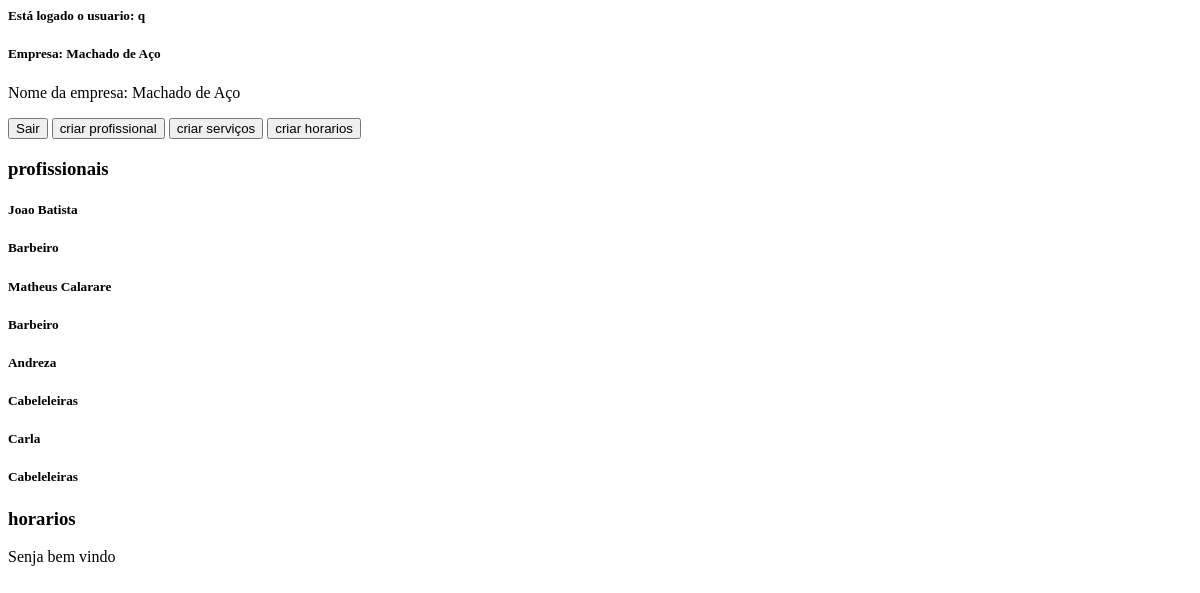
The page /perfil/ (signed in) on the database as committed earlier.
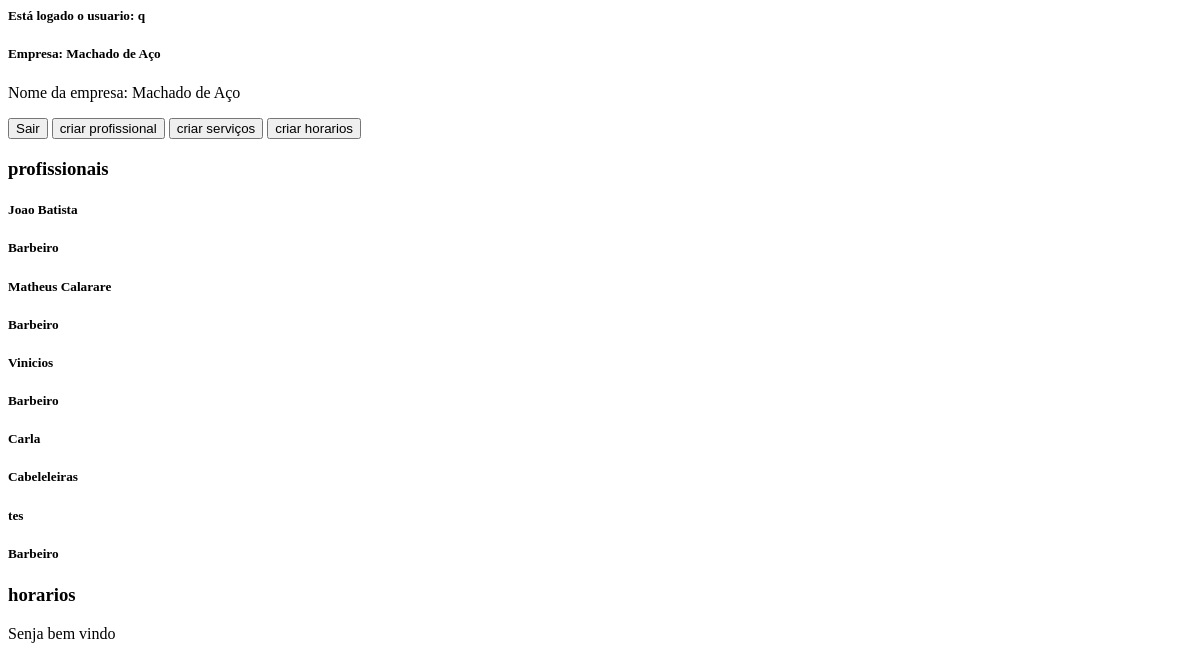
The same page on the database as committed later.
### core/models.py (models this page shows, shortened)
class Profissional(models.Model):
    empresa = models.ForeignKey('Empresa', on_delete=models.CASCADE)
    nome = models.CharField(max_length=100)
    imagem = models.ImageField(upload_to='imagens/',blank=True, null=True)
    especialidade = models.ForeignKey(Servicos, on_delete=models.CASCADE)

class Servicos(models.Model):
    empresa = models.ForeignKey('Empresa', on_delete=models.CASCADE, null=True, blank=True)
    servico = models.CharField(max_length=100, null=True, blank=True)
    imagem = models.ImageField(upload_to='imagens/',blank=True, null=True)
    descricao = models.TextField(null=True, blank=True)
    def __str__(self):
        return f'{self.servico}'

### core/views.py (the view)
# urls.py: path('perfil/', PerfilVews.as_view(), name='perfil'),
class PerfilVews(View):
    def get(self,request):
        profile = request.user  # Supondo que o perfil do usuário esteja associado ao modelo User
        empresa = Empresa.objects.filter(dono=self.request.user).first()
        profissionais = Profissional.objects.filter(empresa=empresa)
        return render(request, 'perfil.html', {'profile': profile, 'empresa': empresa, 'profissionais': profissionais})

### templates/perfil.html (shortened to what this page needs)
<h5>{%if user.is_authenticated%} Está logado o usuario: <strong>{{user.username}}</strong>{%endif%}</h5>
<h5>Empresa: {{empresa.nome}}</h5>
<p>Nome da empresa: {{ empresa.nome }}</p>
<button onclick="location.href='{% url 'logout' %}'">Sair</button>
<button onclick="location.href='{% url 'prof' %}'">criar profissional</button>
<button onclick="location.href='{% url 'servi' %}'">criar serviços</button>
<button onclick="location.href='{% url 'horario' %}'">criar horarios</button>
<h3>profissionais</h3>
{% for pro in profissionais %}
<h5>{{ pro.nome }}</h5>
<h5>{{ pro.especialidade }}</h5>
{% endfor %}
<h3>horarios</h3>
<p>Senja bem vindo</p>

Rows that differ between the two databases and show on the page:
removed Profissional: nome "Andreza", especialidade "Cabeleleiras"
added Profissional: nome "Vinicios", especialidade "Barbeiro"
added Profissional: nome "tes", especialidade "Barbeiro"
